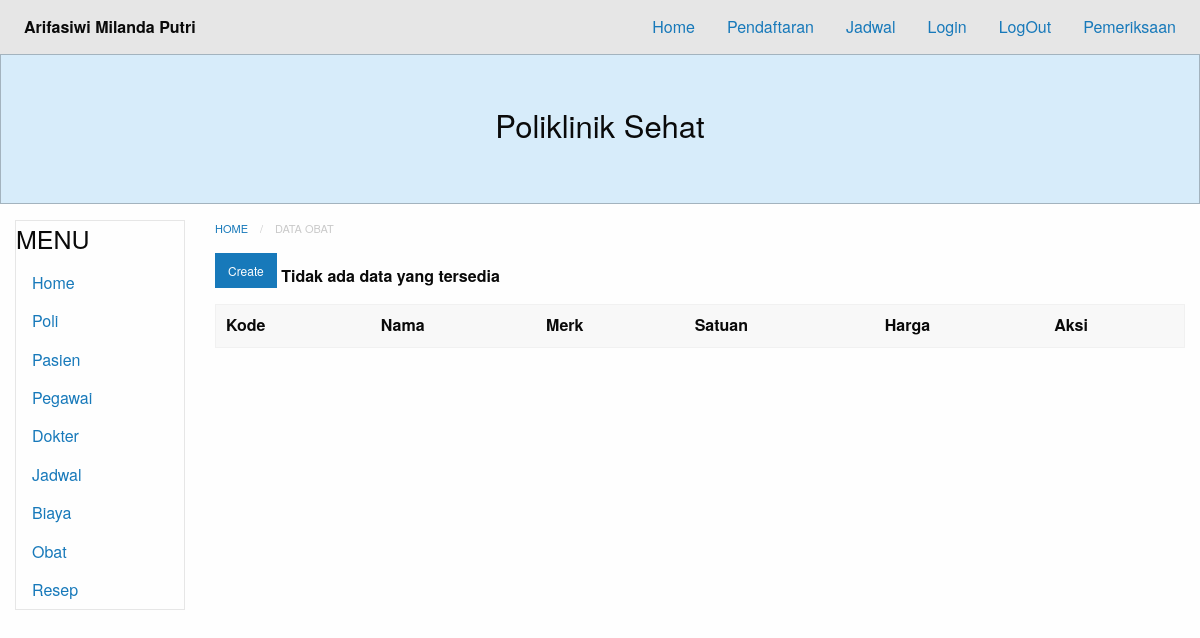
The page /?module=obat on the database as committed earlier.
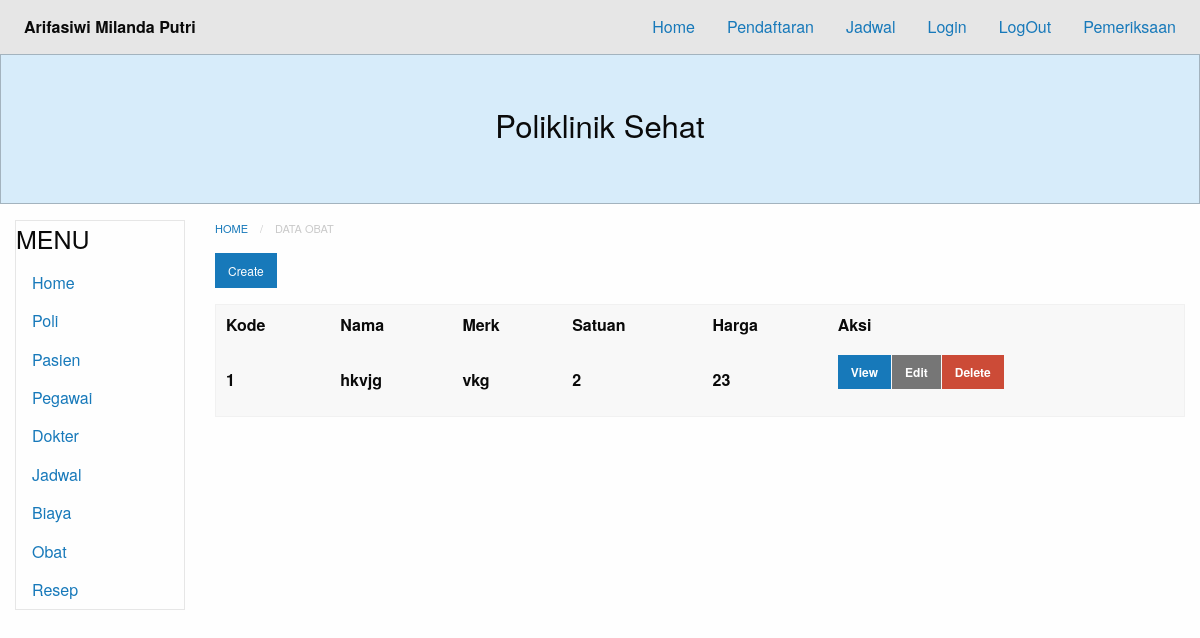
The same page on the database as committed later.
### tables this page shows
CREATE TABLE `obat` (
  `id` int(11) NOT NULL,
  `kode` varchar(255) NOT NULL,
  `nama` varchar(255) NOT NULL,
  `merk` varchar(255) NOT NULL,
  `satuan` varchar(255) NOT NULL,
  `harga` varchar(255) NOT NULL
);

### database.php (called while the page is built, shortened)
<?php
class Database {
	private $db_host = "localhost";
	private $db_user = "root";
	private $db_pass = "";
	private $db_name = "07_arifasiwimp_poliklinik";
	var $con = false;
    var $myconn = "";
	var $result = array();
    function __construct() {
        if(!$this->con){
            $this->myconn = new mysqli($this->db_host, $this->db_user, $this->db_pass, $this->db_name);
            if($this->myconn->connect_errno > 0){
                array_push($this->result, $this->myconn->connect_error);
                return false;
            }else{
                $this->myconn->set_charset('utf8');
                $this->con = true;
                return true;
            }
        } else {
            return true;
        }
    }
	public function select($table, $rows = '*', $join = null,$join2 = null,$join3 = null,$join4 = null, $join5 = null, $join6 = null, $where = null, $order = null, $limit = null){
		$q = 'SELECT '.$rows.' FROM '.$table;
        if($this->tableExists($table)){
        	$query = $this->myconn->query($q);
			if($query){
				$this->numResults = $query->num_rows;
				for($i = 0; $i < $this->numResults; $i++){
					$r = $query->fetch_array();
                	$key = array_keys($r);
                	for($x = 0; $x < count($key); $x++){
                    	if(!is_int($key[$x])){
                    		if($query->num_rows >= 1){
                    			$this->result[$i][$key[$x]] = $r[$key[$x]];
							}else{
								$this->result[$i][$key[$x]] = null;
							}
						}
					}
				}
				return true;
			}else{
				array_push($this->result, $this->myconn->error);
				return false;
			}
      	}else{
      		return false;
    	}
    }
	private function TableExists($table) {
    	$res = $this->myconn->query('SHOW TABLES LIKE "'.$table.'"');
    	if(isset($res->num_rows)) {
        	return $res->num_rows > 0 ? true : false;
    	} else {
    		array_push($this->result, $table." does not exist in this database");
    		return false;
    	}
	}
    public function getResult(){
        $val = $this->result;
        $this->result = array();
        return $val;
    }
}

### modules/obat/obat-index.php (the view)
<nav aria-label="You are here:" role="navigation">
  <ul class="breadcrumbs">
    <li><a href="?module=home">Home</a></li>
    <li class="disabled">Data Obat</li>
  </ul>
</nav>
<a href="?module=obat-create" class="small button">Create</a>
  <table>
      <thead>
          <tr>
              <th>Kode</th>
		      <th>Nama </th>
		      <th>Merk</th>
		      <th>Satuan</th>
              <th>Harga</th>
		      <th>Aksi</th>
	      </tr>
          <?php
    require_once("database.php");
    $db=new Database();
    $db->select('obat', 'id, kode, nama, merk, satuan, harga');
    $res=$db->getResult();
      if(count($res) == 0){
          echo "<b>Tidak ada data yang tersedia</b>";
      }else{
          foreach ($res as &$r){?>
          <tr>
              <td><?php echo $r['kode'] ?></td>
              <td><?php echo $r['nama'] ?></td>
              <td><?php echo $r['merk'] ?></td>
              <td><?php echo $r['satuan'] ?></td>
              <td><?php echo $r['harga'] ?></td>
              <td>
                  <div class="small button-group">
                      <a href="?module=obat-show&id=<?php echo $r['id']; ?>" class=" button">View</a>
                      <a href="?module=obat-edit&id=<?php echo $r['id']; ?>" class="secondary button">Edit</a>
                      <a href="?module=obat-delete&id=<?php echo $r['id']; ?>"onClick='return confirm("Apakah yakin menghapus?")' class="alert button">Delete</a>
                  </div>
              </td>
          </tr>
<?php
                }
            }
            ?>
</table>

Rows that differ between the two databases and show on the page:
added obat: kode "1", nama "hkvjg", merk "vkg", satuan "2", harga "23"
Other text that changed with them:
text no longer shown: "Tidak ada data yang tersedia"
